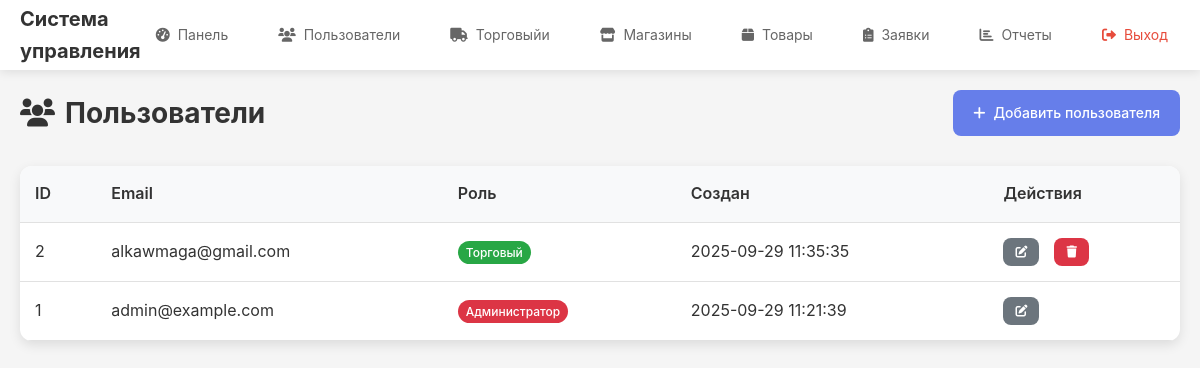
Page /admin/users (signed in) on the committed database.
### tables this page shows
CREATE TABLE users (
            id INTEGER PRIMARY KEY AUTOINCREMENT,
            email TEXT UNIQUE NOT NULL,
            password TEXT NOT NULL,
            role TEXT NOT NULL CHECK (role IN ('admin', 'supplier')),
            created_at TIMESTAMP DEFAULT CURRENT_TIMESTAMP,
            updated_at TIMESTAMP DEFAULT CURRENT_TIMESTAMP
        );

### app/routes/admin.py (the view)
@admin_bp.route('/users')
@login_required
@admin_required
def users():
    users = User.get_all()
    return render_template('admin/users.html', users=users)

### app/models.py (called while the page is built)
def get_db() -> sqlite3.Connection:
    if 'db' not in g:
        database_path = current_app.config.get('DATABASE', 'app.db')
        g.db = sqlite3.connect(database_path)
        g.db.row_factory = sqlite3.Row
    return g.db

    @staticmethod
    def get_by_id(user_id: int) -> Optional['User']:
        db = get_db()
        user = db.execute(
            'SELECT * FROM users WHERE id = ?', (user_id,)
        ).fetchone()
        if user:
            return User(
                id=user['id'],
                email=user['email'],
                password=user['password'],
                role=user['role'],
                created_at=user['created_at'],
                updated_at=user['updated_at']
            )
        return None

    @staticmethod
    def get_all():
        db = get_db()
        users = db.execute(
            'SELECT * FROM users ORDER BY created_at DESC'
        ).fetchall()
        return [User(
            id=user['id'],
            email=user['email'],
            password=user['password'],
            role=user['role'],
            created_at=user['created_at'],
            updated_at=user['updated_at']
        ) for user in users]

### app/routes/admin.py (called while the page is built)
def admin_required(f: Any) -> Any:
    @wraps(f)
    def decorated_function(*args: Any, **kwargs: Any) -> Any:
        if not current_user.is_authenticated or current_user.role != 'admin':
            flash('Доступ запрещен', 'error')
            return redirect(url_for('auth.login'))
        return f(*args, **kwargs)
    return decorated_function

### app/templates/admin/users.html (shortened to what this page needs)
{% extends "base.html" %}
{% block content %}
<div class="content-header">
    <h1><i class="fas fa-users"></i> Пользователи</h1>
    <a href="{{ url_for('admin.add_user') }}" class="btn btn-primary">
        <i class="fas fa-plus"></i> Добавить пользователя
    </a>
</div>
<div class="data-table-container">
    <table class="data-table">
        <thead>
            <tr>
                <th>ID</th>
                <th>Email</th>
                <th>Роль</th>
                <th>Создан</th>
                <th>Действия</th>
            </tr>
        </thead>
        <tbody>
            {% for user in users %}
            <tr>
                <td>{{ user.id }}</td>
                <td>{{ user.email }}</td>
                <td>
                    <span class="badge badge-{{ 'admin' if user.role == 'admin' else 'supplier' }}">
                        {{ 'Администратор' if user.role == 'admin' else 'Торговый' }}
                    </span>
                </td>
                <td>{{ user.created_at }}</td>
                <td>
                    <div class="action-buttons">
                        <button class="btn btn-sm btn-secondary" onclick="editUser({{ user.id }})">
                            <i class="fas fa-edit"></i>
                        </button>
                        {% if user.id != current_user.id %}
                        <button class="btn btn-sm btn-danger" onclick="deleteUser({{ user.id }})">
                            <i class="fas fa-trash"></i>
                        </button>
                        {% endif %}
                    </div>
                </td>
            </tr>
            {% endfor %}
        </tbody>
    </table>
</div>
{% endblock %}

### app/static/css/style.css (style rules this page uses)
* { margin: 0; padding: 0; box-sizing: border-box; }
body { font-family: -apple-system, BlinkMacSystemFont, 'Segoe UI', Roboto, sans-serif; line-height: 1.6; color: #333; background-color: #f5f5f5; }
.content-header { display: flex; justify-content: space-between; align-items: center; margin-bottom: 30px; flex-wrap: wrap; gap: 15px; }
.content-header h1 { color: #333; font-size: 28px; display: flex; align-items: center; gap: 10px; }
.action-buttons { display: flex; gap: 15px; flex-wrap: wrap; }
.btn { display: inline-flex; align-items: center; gap: 8px; padding: 12px 20px; border: none; border-radius: 8px; text-decoration: none; font-size: 14px; font-weight: 500; cursor: pointer; transition: all 0.3s ease; text-align: center; }
.btn-primary { background-color: #667eea; color: white; }
.btn-secondary { background-color: #6c757d; color: white; }
.btn-danger { background-color: #dc3545; color: white; }
.btn-sm { padding: 8px 12px; font-size: 12px; }
.data-table-container { background: white; border-radius: 12px; overflow: hidden; box-shadow: 0 4px 12px rgba(0, 0, 0, 0.1); }
.data-table { width: 100%; border-collapse: collapse; }
.data-table th, .data-table td { padding: 15px; text-align: left; border-bottom: 1px solid #e1e1e1; }
.data-table th { background-color: #f8f9fa; font-weight: 600; color: #333; }
.badge { padding: 4px 8px; border-radius: 12px; font-size: 12px; font-weight: 500; }
.badge-admin { background-color: #dc3545; color: white; }
.badge-supplier { background-color: #28a745; color: white; }

### rows in the picture
users: id "2", email "alkawmaga@gmail.com", role "Торговый", created_at "2025-09-29 11:35:35"
users: id "1", email "admin@example.com", role "Администратор", created_at "2025-09-29 11:21:39"
